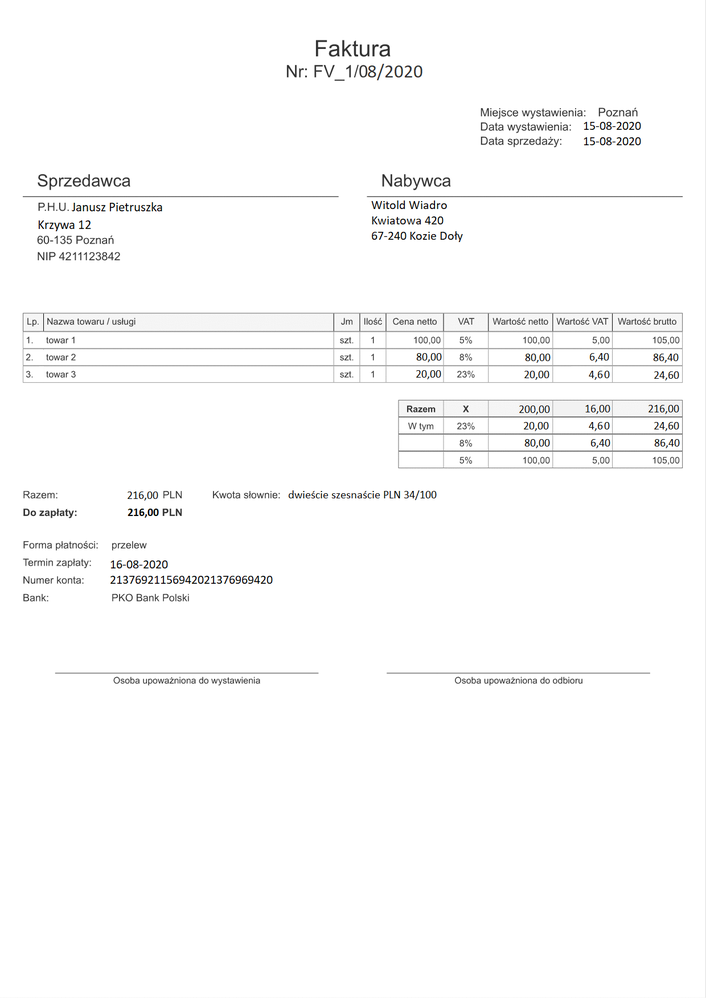
#> input picture projektZespolowy/img/wzorfaktury4v2.png, 706 x 999 px, shrunk from 1240 x 1754 before the run
$ python textRecognition.py
#> lines starting #> are read from the running program, lines starting #| are printed output that depends on the picture
import pytesseract as pytesseract
from PIL import Image, ImageEnhance

pytesseract.pytesseract.tesseract_cmd = 'C:/Program Files/Tesseract-OCR/tesseract.exe'


def textRecognition(nazwa):
#> called with nazwa = 'img/wzorfaktury4v2.png'
    img = Image.open(nazwa)
#> img is the input picture: PIL image 706x999 RGBA; mean R, G, B, A 250.5, 250.5, 250.5, 255

    # wyostrzenie i zwiększenie kontrastu
    enhancer1 = ImageEnhance.Sharpness(img)
    enhancer2 = ImageEnhance.Contrast(img)
    img_edit = enhancer1.enhance(20.0)
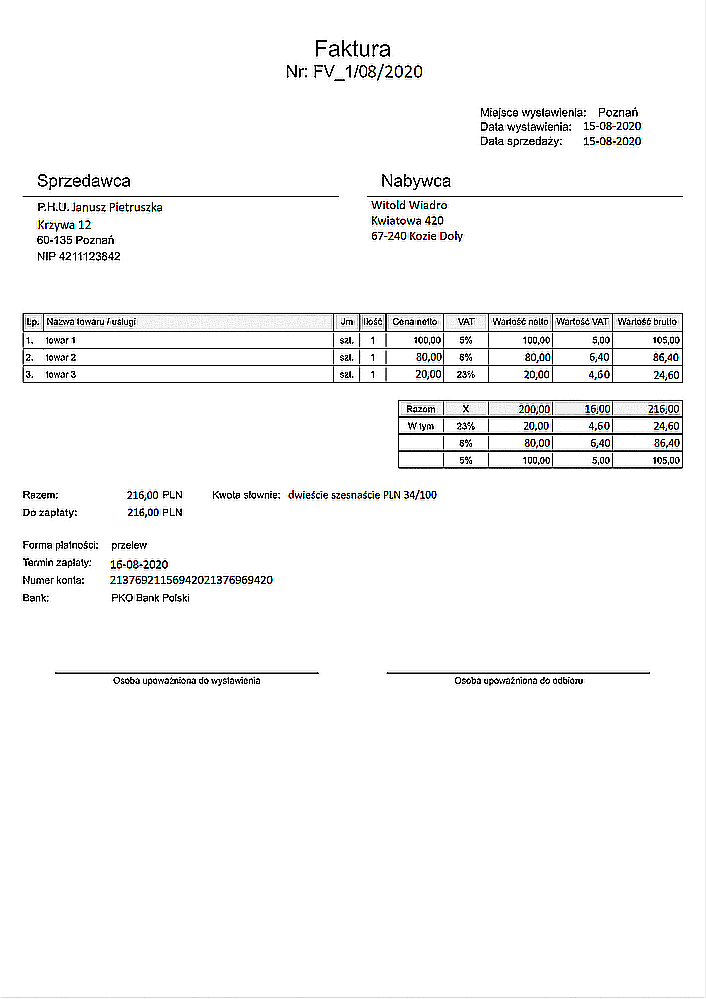
#> img_edit: PIL image 706x999 RGBA; mean R, G, B, A 246.9, 246.9, 246.9, 255
    img_edit = enhancer2.enhance(1.5)
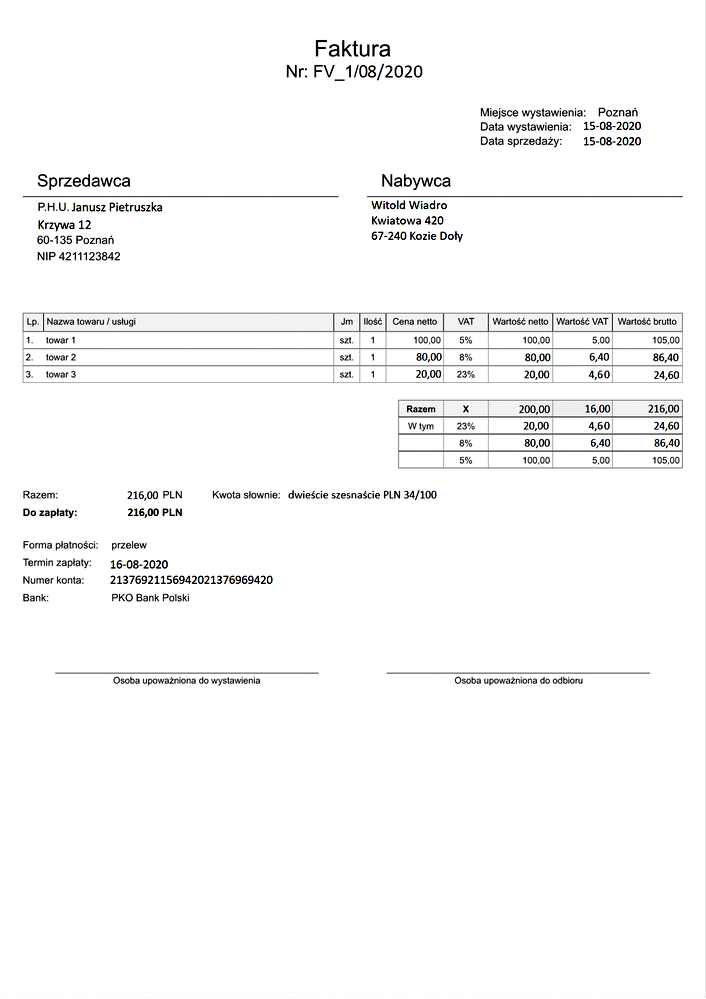
#> img_edit: PIL image 706x999 RGBA; mean R, G, B, A 248.7, 248.7, 248.7, 255
    img_edit.save("edited_image.png")

    result = pytesseract.image_to_string(img_edit, lang="pol")
    with open('text_result2.txt', mode='a') as file:
        file.write(result)


textRecognition('img/wzorfaktury4v2.png')
#> (the call stopped at in textRecognition, `result = pytesseract.image_to_string(img_edit, lang="pol")`: pytesseract is not available in this run)
